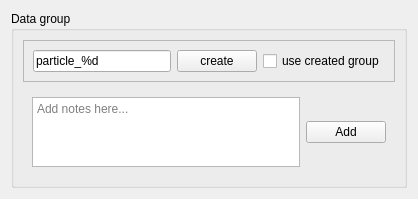
<?xml version="1.0" encoding="UTF-8"?>
<ui version="4.0">
 <class>Form</class>
 <widget class="QWidget" name="Form">
  <property name="geometry">
   <rect>
    <x>0</x>
    <y>0</y>
    <width>418</width>
    <height>191</height>
   </rect>
  </property>
  <property name="windowTitle">
   <string>Data Group Creator</string>
  </property>
  <layout class="QHBoxLayout" name="horizontalLayout_4">
   <item>
    <layout class="QHBoxLayout" name="horizontalLayout">
     <item>
      <widget class="QGroupBox" name="groupBox_2">
       <property name="title">
        <string>Data group </string>
       </property>
       <layout class="QVBoxLayout" name="verticalLayout_2">
        <item>
         <widget class="QFrame" name="frame_3">
          <property name="frameShape">
           <enum>QFrame::StyledPanel</enum>
          </property>
          <property name="frameShadow">
           <enum>QFrame::Raised</enum>
          </property>
          <layout class="QHBoxLayout" name="horizontalLayout_3">
           <item>
            <widget class="QLineEdit" name="group_name_lineEdit">
             <property name="text">
              <string>particle_%d</string>
             </property>
            </widget>
           </item>
           <item>
            <widget class="QPushButton" name="create_group_pushButton">
             <property name="text">
              <string>create</string>
             </property>
            </widget>
           </item>
           <item>
            <widget class="QCheckBox" name="use_created_group_checkBox">
             <property name="text">
              <string>use created group</string>
             </property>
            </widget>
           </item>
          </layout>
         </widget>
        </item>
        <item>
         <widget class="QWidget" name="widget" native="true">
          <layout class="QGridLayout" name="gridLayout">
           <item row="0" column="0">
            <widget class="QTextEdit" name="note_textEdit">
             <property name="sizePolicy">
              <sizepolicy hsizetype="Expanding" vsizetype="Expanding">
               <horstretch>0</horstretch>
               <verstretch>0</verstretch>
              </sizepolicy>
             </property>
             <property name="placeholderText">
              <string notr="true" comment="Add notes here..." extracomment="Add notes here..">Add notes here...</string>
             </property>
            </widget>
           </item>
           <item row="0" column="1">
            <widget class="QPushButton" name="add_note_pushButton">
             <property name="text">
              <string>Add</string>
             </property>
            </widget>
           </item>
          </layout>
         </widget>
        </item>
       </layout>
      </widget>
     </item>
    </layout>
   </item>
  </layout>
 </widget>
 <resources/>
 <connections/>
</ui>
